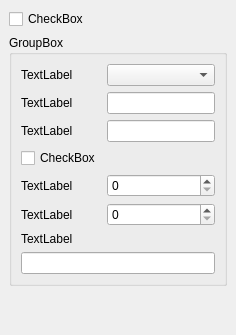
     <widget class="QWidget" name="tab_9" >
      <attribute name="title" >
       <string>Dail-Up Networking </string>
      </attribute>
      <layout class="QVBoxLayout" >
       <property name="margin" >
        <number>9</number>
       </property>
       <property name="spacing" >
        <number>6</number>
       </property>
       <item>
        <widget class="QCheckBox" name="checkBox_39" >
         <property name="text" >
          <string>CheckBox</string>
         </property>
        </widget>
       </item>
       <item>
        <widget class="QGroupBox" name="groupBox_13" >
         <property name="title" >
          <string>GroupBox</string>
         </property>
         <layout class="QVBoxLayout" >
          <property name="margin" >
           <number>9</number>
          </property>
          <property name="spacing" >
           <number>6</number>
          </property>
          <item>
           <layout class="QGridLayout" >
            <property name="margin" >
             <number>0</number>
            </property>
            <property name="spacing" >
             <number>6</number>
            </property>
            <item rowspan="2" row="2" column="0" >
             <widget class="QLabel" name="label_39" >
              <property name="text" >
               <string>TextLabel</string>
              </property>
             </widget>
            </item>
            <item row="4" column="0" >
             <widget class="QCheckBox" name="checkBox_40" >
              <property name="text" >
               <string>CheckBox</string>
              </property>
             </widget>
            </item>
            <item row="0" column="0" >
             <widget class="QLabel" name="label_41" >
              <property name="text" >
               <string>TextLabel</string>
              </property>
             </widget>
            </item>
            <item row="6" column="1" >
             <widget class="QSpinBox" name="spinBox_12" />
            </item>
            <item rowspan="2" row="3" column="1" >
             <spacer>
              <property name="orientation" >
               <enum>Qt::Horizontal</enum>
              </property>
              <property name="sizeHint" >
               <size>
                <width>40</width>
                <height>20</height>
               </size>
              </property>
             </spacer>
            </item>
            <item row="5" column="1" >
             <widget class="QSpinBox" name="spinBox_11" />
            </item>
            <item row="1" column="0" >
             <widget class="QLabel" name="label_40" >
              <property name="text" >
               <string>TextLabel</string>
              </property>
             </widget>
            </item>
            <item row="6" column="0" >
             <widget class="QLabel" name="label_37" >
              <property name="text" >
               <string>TextLabel</string>
              </property>
             </widget>
            </item>
            <item row="5" column="0" >
             <widget class="QLabel" name="label_38" >
              <property name="text" >
               <string>TextLabel</string>
              </property>
             </widget>
            </item>
            <item row="0" column="1" >
             <widget class="QComboBox" name="comboBox_11" />
            </item>
            <item row="2" column="1" >
             <widget class="QLineEdit" name="lineEdit_18" />
            </item>
            <item row="1" column="1" >
             <widget class="QLineEdit" name="lineEdit_17" />
            </item>
           </layout>
          </item>
          <item>
           <widget class="QLabel" name="label_42" >
            <property name="text" >
             <string>TextLabel</string>
            </property>
           </widget>
          </item>
          <item>
           <widget class="QLineEdit" name="lineEdit_19" />
          </item>
         </layout>
        </widget>
       </item>
       <item>
        <spacer>
         <property name="orientation" >
          <enum>Qt::Vertical</enum>
         </property>
         <property name="sizeHint" >
          <size>
           <width>20</width>
           <height>40</height>
          </size>
         </property>
        </spacer>
       </item>
      </layout>
     </widget>
